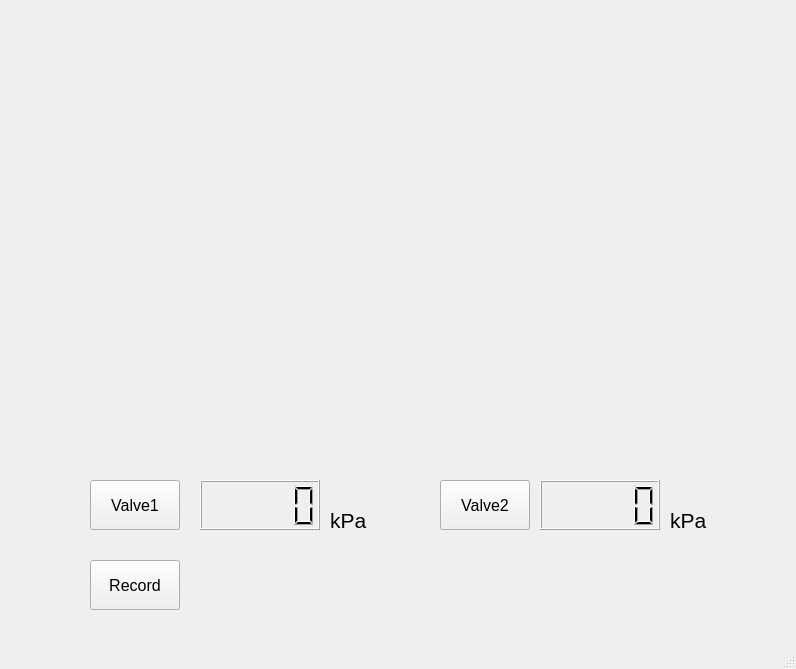
<?xml version="1.0" encoding="UTF-8"?>
<ui version="4.0">
 <class>Droplet_formation</class>
 <widget class="QMainWindow" name="Droplet_formation">
  <property name="geometry">
   <rect>
    <x>0</x>
    <y>0</y>
    <width>796</width>
    <height>669</height>
   </rect>
  </property>
  <property name="windowTitle">
   <string>MainWindow</string>
  </property>
  <widget class="QWidget" name="centralwidget">
   <widget class="QPushButton" name="recordButton">
    <property name="geometry">
     <rect>
      <x>90</x>
      <y>560</y>
      <width>90</width>
      <height>50</height>
     </rect>
    </property>
    <property name="font">
     <font>
      <pointsize>12</pointsize>
     </font>
    </property>
    <property name="text">
     <string>Record</string>
    </property>
   </widget>
   <widget class="QLCDNumber" name="valveLcd_1">
    <property name="geometry">
     <rect>
      <x>200</x>
      <y>480</y>
      <width>120</width>
      <height>50</height>
     </rect>
    </property>
   </widget>
   <widget class="QLCDNumber" name="valveLcd_2">
    <property name="geometry">
     <rect>
      <x>540</x>
      <y>480</y>
      <width>120</width>
      <height>50</height>
     </rect>
    </property>
   </widget>
   <widget class="QPushButton" name="valveButton_1">
    <property name="geometry">
     <rect>
      <x>90</x>
      <y>480</y>
      <width>90</width>
      <height>50</height>
     </rect>
    </property>
    <property name="font">
     <font>
      <pointsize>12</pointsize>
     </font>
    </property>
    <property name="text">
     <string>Valve1</string>
    </property>
   </widget>
   <widget class="QPushButton" name="valveButton_2">
    <property name="geometry">
     <rect>
      <x>440</x>
      <y>480</y>
      <width>90</width>
      <height>50</height>
     </rect>
    </property>
    <property name="font">
     <font>
      <pointsize>12</pointsize>
     </font>
    </property>
    <property name="text">
     <string>Valve2</string>
    </property>
   </widget>
   <widget class="QLabel" name="label">
    <property name="geometry">
     <rect>
      <x>330</x>
      <y>510</y>
      <width>41</width>
      <height>20</height>
     </rect>
    </property>
    <property name="font">
     <font>
      <pointsize>16</pointsize>
     </font>
    </property>
    <property name="text">
     <string>kPa</string>
    </property>
   </widget>
   <widget class="QLabel" name="label_2">
    <property name="geometry">
     <rect>
      <x>670</x>
      <y>510</y>
      <width>41</width>
      <height>20</height>
     </rect>
    </property>
    <property name="font">
     <font>
      <pointsize>16</pointsize>
     </font>
    </property>
    <property name="text">
     <string>kPa</string>
    </property>
   </widget>
  </widget>
  <widget class="QMenuBar" name="menubar">
   <property name="geometry">
    <rect>
     <x>0</x>
     <y>0</y>
     <width>796</width>
     <height>21</height>
    </rect>
   </property>
  </widget>
  <widget class="QStatusBar" name="statusbar"/>
 </widget>
 <resources/>
 <connections>
  <connection>
   <sender>recordButton</sender>
   <signal>clicked()</signal>
   <receiver>Droplet_formation</receiver>
   <slot>slot1()</slot>
   <hints>
    <hint type="sourcelabel">
     <x>95</x>
     <y>621</y>
    </hint>
    <hint type="destinationlabel">
     <x>315</x>
     <y>640</y>
    </hint>
   </hints>
  </connection>
  <connection>
   <sender>valveButton_1</sender>
   <signal>clicked()</signal>
   <receiver>Droplet_formation</receiver>
   <slot>slot2()</slot>
   <hints>
    <hint type="sourcelabel">
     <x>101</x>
     <y>403</y>
    </hint>
    <hint type="destinationlabel">
     <x>313</x>
     <y>525</y>
    </hint>
   </hints>
  </connection>
  <connection>
   <sender>valveButton_2</sender>
   <signal>clicked()</signal>
   <receiver>Droplet_formation</receiver>
   <slot>slot3()</slot>
   <hints>
    <hint type="sourcelabel">
     <x>507</x>
     <y>402</y>
    </hint>
    <hint type="destinationlabel">
     <x>610</x>
     <y>399</y>
    </hint>
   </hints>
  </connection>
 </connections>
 <slots>
  <slot>slot1()</slot>
  <slot>slot2()</slot>
  <slot>svalue_changed()</slot>
  <slot>slot3()</slot>
  <slot>slot4()</slot>
  <slot>slot5()</slot>
 </slots>
</ui>
